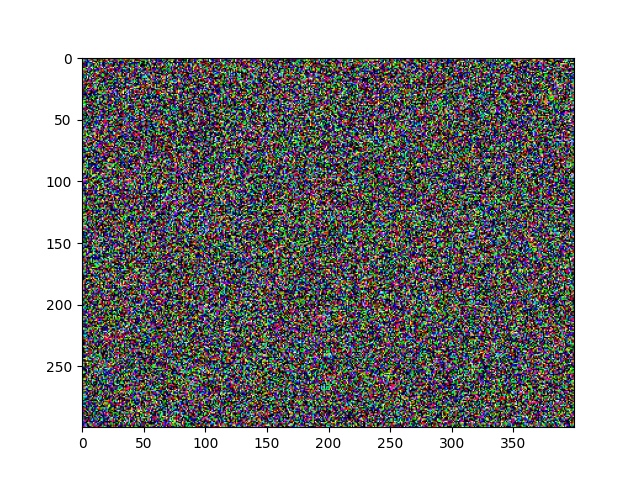
#> input picture example.png, 640 x 480 px, given as the content of the folder ./output_img/coco_val, which was not available
$ python draw_comparision.py
#> lines starting #> are read from the running program, lines starting #| are printed output that depends on the picture; after the words box and inside, x2 and y2 are one past the last pixel; in counts of white or black regions, pixels touching at a corner belong together; pictures that were not available may be replaced by others from this repository, and a replacement may not be noted
import cv2
import os
import time


# Resize the first image to be enlarged by 2 times the width and height
# enlarged_image = cv2.resize(img5, (img5.shape[1] * 2, img5.shape[0] * 2))


# enlarged_image = cv2.copyMakeBorder(enlarged_image, border_size, border_size, 0, 0,
#                                     cv2.BORDER_CONSTANT, value=(255, 255, 255))


def write_text_to_image_comparision(dict_text_image: dict):
    """
    "caption of image": img,...
    visualize: [[0,1],
                [2,3]]
    """

    for idx, text in enumerate(dict_text_image.keys()):
        text_size = cv2.getTextSize(
            text, TEXT_FONT, TEXT_SCALE, TEXT_THICKNESS)[0]
        # Center the text horizontally
        text_x = int((dict_text_image[text].shape[1] - text_size[0]) / 2)
        if idx < 2:
            dict_text_image[text] = cv2.copyMakeBorder(dict_text_image[text], BORDER_SIZE, 0, 0, 0,
                                                       cv2.BORDER_CONSTANT, value=(255, 255, 255))
            text_y = BORDER_SIZE - TEXT_PADDING
        else:
            dict_text_image[text] = cv2.copyMakeBorder(dict_text_image[text], 0, BORDER_SIZE, 0, 0,
                                                       cv2.BORDER_CONSTANT, value=(255, 255, 255))
            text_y = dict_text_image[text].shape[0] - \
                BORDER_SIZE + text_size[1] + TEXT_PADDING

        cv2.putText(dict_text_image[text], text, (text_x, text_y), TEXT_FONT,
                    TEXT_SCALE, TEXT_COLOR, TEXT_THICKNESS)


if __name__ == "__main__":
    coco_path = './output_img/coco_val'

    img_files = [os.path.join(coco_path, f) for f in os.listdir(
        coco_path) if f.endswith('.png') or f.endswith('.jpeg') or f.endswith('.jpg')]

    for img_file in img_files:
        BORDER_SIZE = 50
        TEXT_COLOR = (0, 0, 0)  # Black color
        TEXT_FONT = cv2.FONT_HERSHEY_SIMPLEX
        TEXT_SCALE = 1
        TEXT_THICKNESS = 2
        TEXT_PADDING = 10  # Padding around the text

        # write text to coco image
        img_coco = cv2.imread(img_file)
#> img_coco is the input picture: shape (480, 640, 3); mean B, G, R 149.7, 149.8, 149.4
        img_coco = cv2.resize(
            img_coco, (img_coco.shape[1] * 2, img_coco.shape[0] * 2))
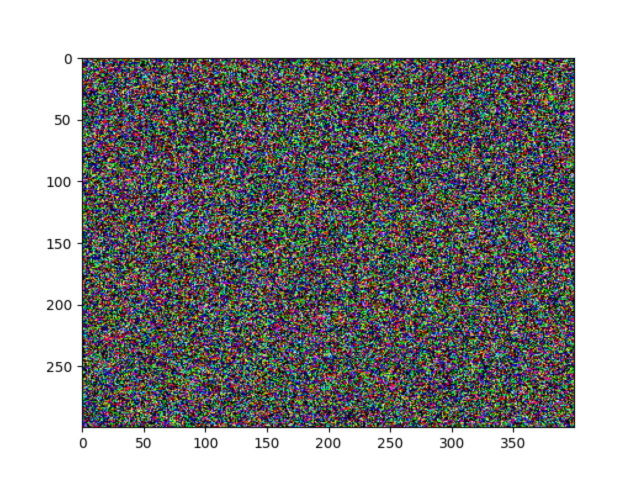
#> img_coco: shape (960, 1280, 3) (shown at 1/2 size); mean B, G, R 149.7, 149.8, 149.4
        img_coco = cv2.copyMakeBorder(img_coco, BORDER_SIZE, BORDER_SIZE, 0, 0,
                                      cv2.BORDER_CONSTANT, value=(255, 255, 255))
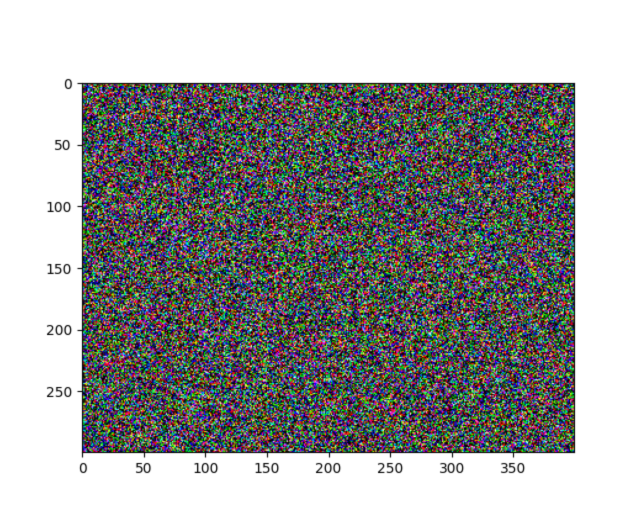
#> img_coco: shape (1060, 1280, 3) (shown at 1/2 size); mean B, G, R 159.6, 159.7, 159.3

        text = "coco_val"
        text_size = cv2.getTextSize(
            text, TEXT_FONT, TEXT_SCALE, TEXT_THICKNESS)[0]
        # Center the text horizontally
        text_x = int((img_coco.shape[1] - text_size[0]) / 2)
#> text_x = 571
        text_y = BORDER_SIZE - TEXT_PADDING
        cv2.putText(img_coco, text, (text_x, text_y), TEXT_FONT,
                    TEXT_SCALE, TEXT_COLOR, TEXT_THICKNESS)
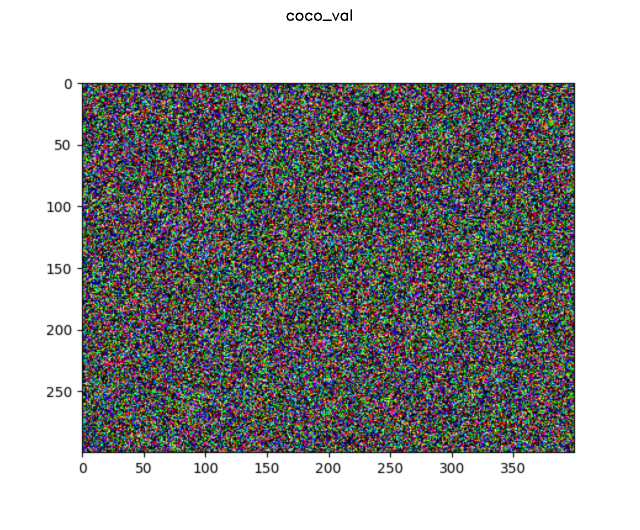
#> img_coco: shape (1060, 1280, 3) (shown at 1/2 size); 0.06% of pixels changed, all inside (x1, y1, x2, y2) = (573, 18, 704, 42)

        # write text to other images
        dict_text_image = {"res-50_ddetr": None,
                           "mb-v3L_ddetr": None,
                           "effi-v2S_ddetr": None,
                           "swin-T_ddetr": None}

        # read image
        for k in dict_text_image.keys():
            dict_text_image[k] = cv2.imread(img_file.replace('coco_val', k))
        write_text_to_image_comparision(dict_text_image)
#> the loop in write_text_to_image_comparision, `for idx, text in enumerate(dict_text_image.keys()):` made 4 passes
#> (text, text_size, text_x, text_y) on passes 1 to 4: ('res-50_ddetr', (215, 22), 212, 40), ('mb-v3L_ddetr', (229, 22), 205, 40), ('effi-v2S_ddetr', (233, 22), 203, 512), ('swin-T_ddetr', (209, 22), 215, 512)
#> after the loop in write_text_to_image_comparision, `for idx, text in enumerate(dict_text_image.keys()):`: dict_text_image = 4 items

        img1, img2, img3, img4 = dict_text_image.values()
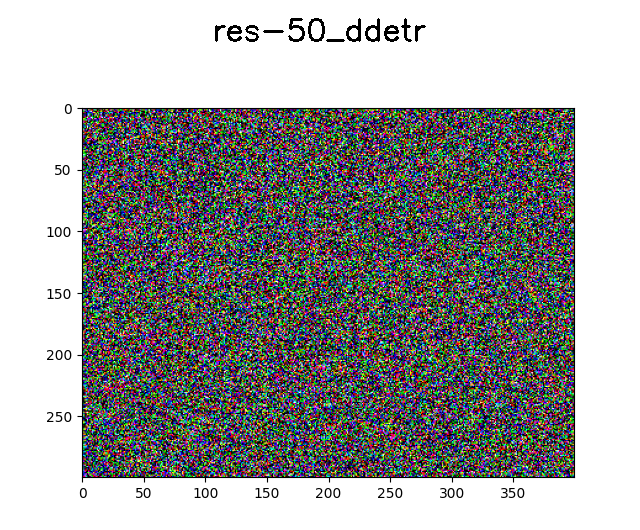
#> img1: shape (530, 640, 3); mean of channels 0, 1, 2 158.6, 158.7, 158.3; drawn as B, G, R
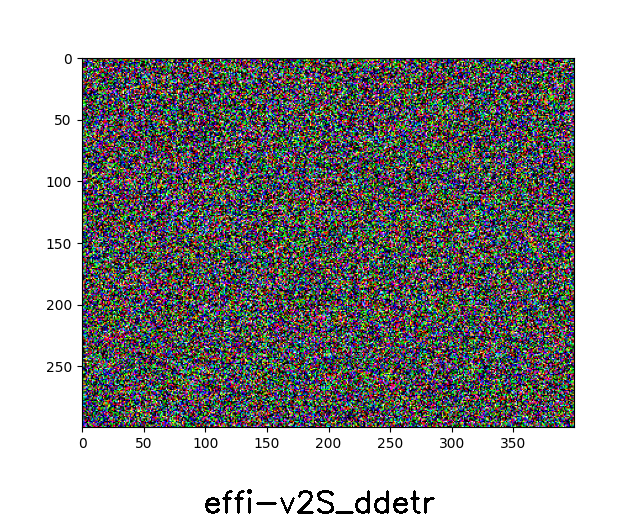
#> img3: shape (530, 640, 3); mean of channels 0, 1, 2 158.5, 158.6, 158.2; drawn as B, G, R
        left_col = cv2.vconcat([img1, img3])
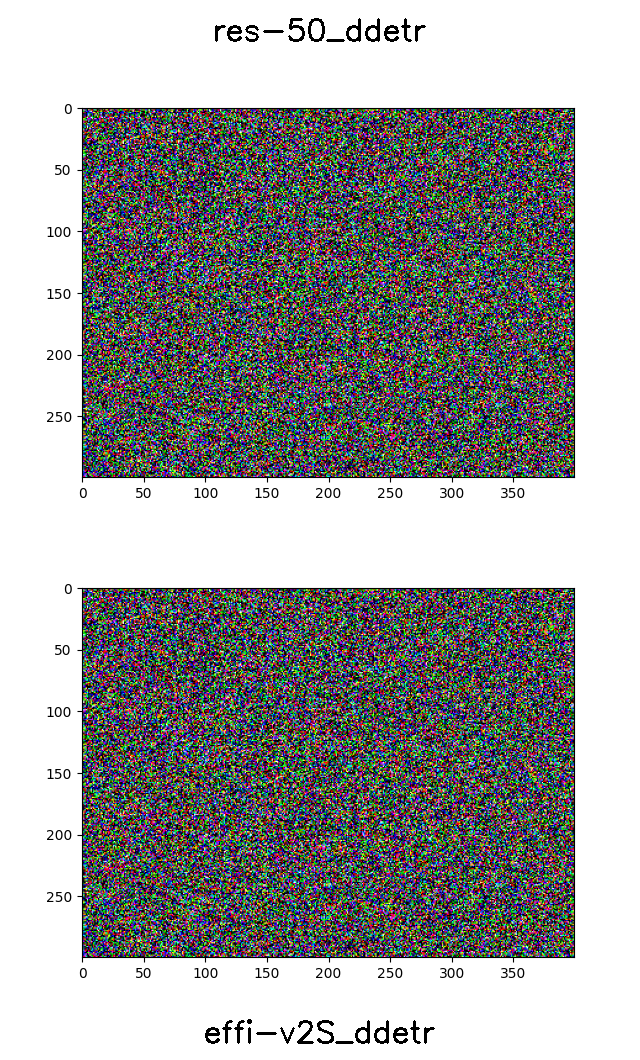
#> left_col: shape (1060, 640, 3); mean of channels 0, 1, 2 158.5, 158.6, 158.2; drawn as B, G, R
        right_col = cv2.vconcat([img2, img4])
        result = cv2.hconcat([img_coco, left_col, right_col])
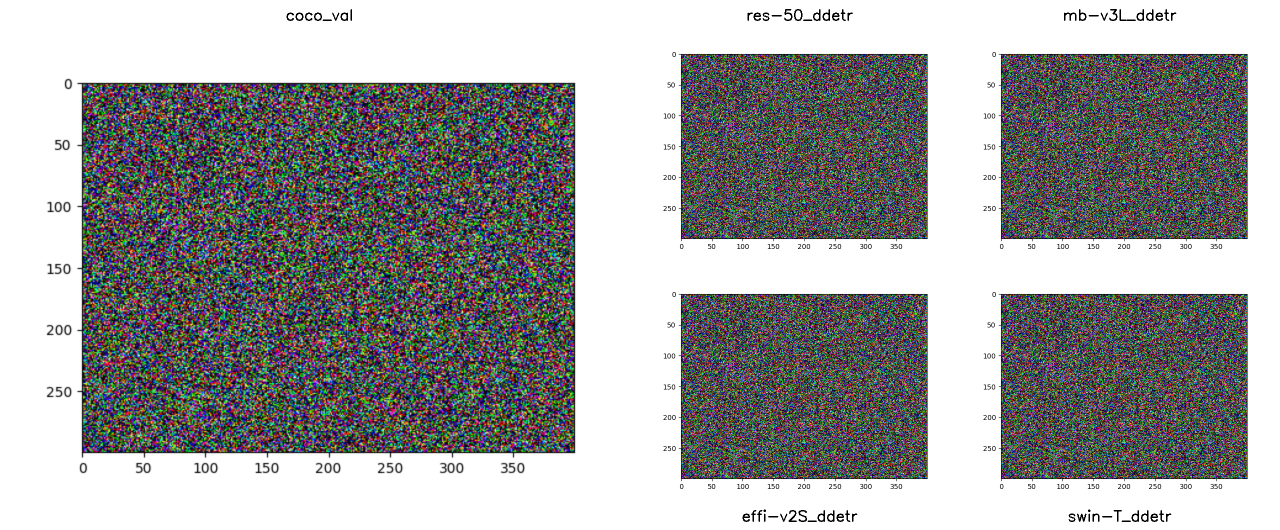
#> result: shape (1060, 2560, 3) (shown at 1/2 size); mean B, G, R 159, 159.1, 158.7

        # write output image
        file_name = os.path.basename(img_file)
        print(file_name)
        output_folder = os.path.join(
            ".", "output_img", "comparision")
        os.makedirs(output_folder, exist_ok=True)

        output_path = os.path.join(output_folder, file_name)

        cv2.imwrite(output_path, result)
